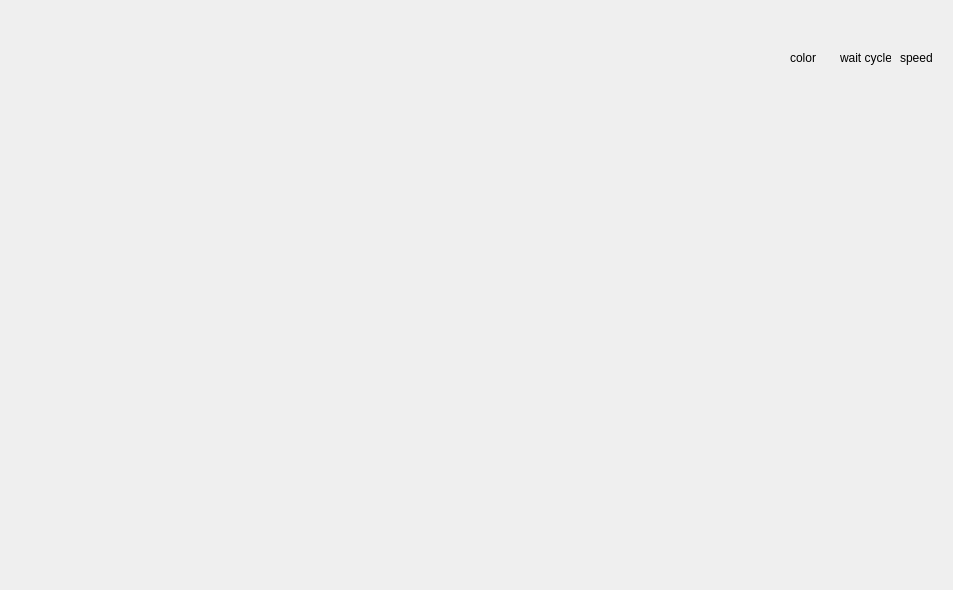
<?xml version="1.0" encoding="UTF-8"?>
<ui version="4.0">
 <class>MainWindow</class>
 <widget class="QMainWindow" name="MainWindow">
  <property name="geometry">
   <rect>
    <x>0</x>
    <y>0</y>
    <width>953</width>
    <height>590</height>
   </rect>
  </property>
  <property name="windowTitle">
   <string>MainWindow</string>
  </property>
  <widget class="QWidget" name="centralWidget">
   <widget class="QLabel" name="label">
    <property name="geometry">
     <rect>
      <x>35</x>
      <y>22</y>
      <width>731</width>
      <height>541</height>
     </rect>
    </property>
    <property name="text">
     <string/>
    </property>
   </widget>
   <widget class="QLabel" name="label_2">
    <property name="geometry">
     <rect>
      <x>790</x>
      <y>80</y>
      <width>31</width>
      <height>31</height>
     </rect>
    </property>
    <property name="text">
     <string/>
    </property>
   </widget>
   <widget class="QLabel" name="label_3">
    <property name="geometry">
     <rect>
      <x>790</x>
      <y>120</y>
      <width>31</width>
      <height>31</height>
     </rect>
    </property>
    <property name="text">
     <string/>
    </property>
   </widget>
   <widget class="QLabel" name="label_4">
    <property name="geometry">
     <rect>
      <x>790</x>
      <y>50</y>
      <width>31</width>
      <height>16</height>
     </rect>
    </property>
    <property name="text">
     <string>color</string>
    </property>
   </widget>
   <widget class="QLabel" name="label_5">
    <property name="geometry">
     <rect>
      <x>840</x>
      <y>50</y>
      <width>51</width>
      <height>16</height>
     </rect>
    </property>
    <property name="text">
     <string>wait cycles</string>
    </property>
   </widget>
   <widget class="QLabel" name="label_6">
    <property name="geometry">
     <rect>
      <x>900</x>
      <y>50</y>
      <width>51</width>
      <height>16</height>
     </rect>
    </property>
    <property name="text">
     <string>speed</string>
    </property>
   </widget>
   <widget class="QLabel" name="label_7">
    <property name="geometry">
     <rect>
      <x>840</x>
      <y>80</y>
      <width>46</width>
      <height>13</height>
     </rect>
    </property>
    <property name="text">
     <string/>
    </property>
   </widget>
   <widget class="QLabel" name="label_8">
    <property name="geometry">
     <rect>
      <x>900</x>
      <y>80</y>
      <width>46</width>
      <height>13</height>
     </rect>
    </property>
    <property name="text">
     <string/>
    </property>
   </widget>
   <widget class="QLabel" name="label_9">
    <property name="geometry">
     <rect>
      <x>900</x>
      <y>130</y>
      <width>46</width>
      <height>13</height>
     </rect>
    </property>
    <property name="text">
     <string/>
    </property>
   </widget>
   <widget class="QLabel" name="label_10">
    <property name="geometry">
     <rect>
      <x>840</x>
      <y>120</y>
      <width>46</width>
      <height>13</height>
     </rect>
    </property>
    <property name="text">
     <string/>
    </property>
   </widget>
  </widget>
 </widget>
 <layoutdefault spacing="6" margin="11"/>
 <resources/>
 <connections/>
</ui>
